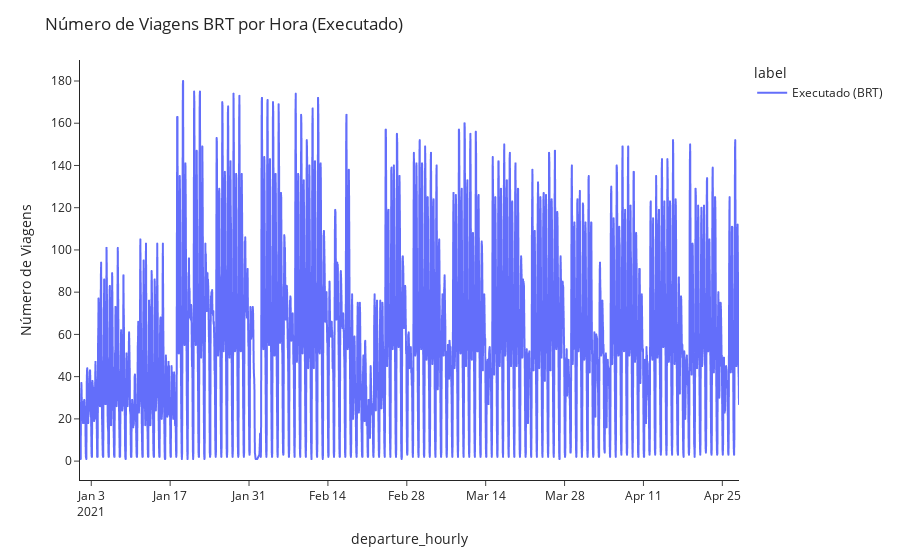

Here is the notebook cell this chart was saved with:
### Code cell
# r = hourly_trips(rgtfs, 'Executado (GPS)')
# g = hourly_trips(gtfs, 'Planejado (GTFS)')
b = hourly_trips(brt, 'Executado (BRT)')
fig = px.line(pd.concat([b]), x='departure_hourly', y='n_trips', color='label')

fig.update_layout(
    template='simple_white',
    yaxis_title='Número de Viagens',
    title='Número de Viagens BRT por Hora (Executado)',
    hovermode="x"
)

fig.show()

### Figure 1 — Plotly figure (JSON) as saved in the notebook; plotly's stock layout.template omitted (floating-point values rounded to 4 significant figures; data arrays with more than 128 entries replaced by an {"elided": "..."} marker saying what was removed)
{"data": [{"hovertemplate": "label=Executado (BRT)<br>departure_hourly=%{x}<br>n_trips=%{y}<extra></extra>", "legendgroup": "Executado (BRT)", "line": {"color": "#636efa", "dash": "solid"}, "mode": "lines", "name": "Executado (BRT)", "showlegend": true, "type": "scattergl", "x": {"elided": "2794 str values"}, "xaxis": "x", "y": {"elided": "2794 int values"}, "yaxis": "y"}], "layout": {"hovermode": "x", "legend": {"title": {"text": "label"}, "tracegroupgap": 0}, "margin": {"t": 60}, "title": {"text": "Número de Viagens BRT por Hora (Executado)"}, "xaxis": {"anchor": "y", "domain": [0, 1], "title": {"text": "departure_hourly"}}, "yaxis": {"anchor": "x", "domain": [0, 1], "title": {"text": "Número de Viagens"}}}}
